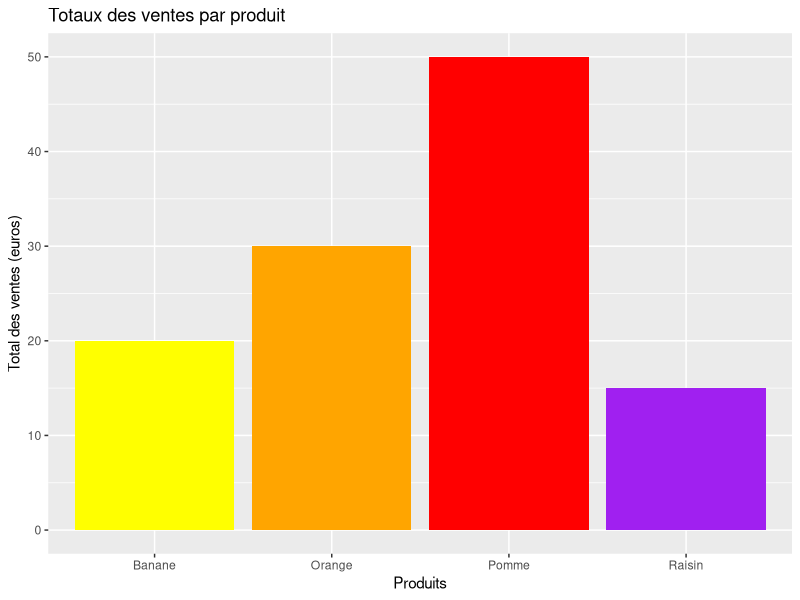

Source code (R):
library(ggplot2)

Produit <- c("Pomme", "Orange", "Banane", "Raisin")
Quantité <- c(50, 30, 20, 15)
Prix <- c(1.2, 0.8, 0.5, 2.0)

ventes <- data.frame(Produit, Quantité, Prix)

ventes$Total <- c(ventes$Prix * ventes$Quantité)

graphique = ggplot(ventes,aes(x = Produit,y = Quantité))+geom_bar(stat = "identity", fill = c("red", "orange", "yellow", "purple")) + ggtitle("Totaux des ventes par produit") + xlab("Produits") + ylab("Total des ventes (euros)")
print(graphique)